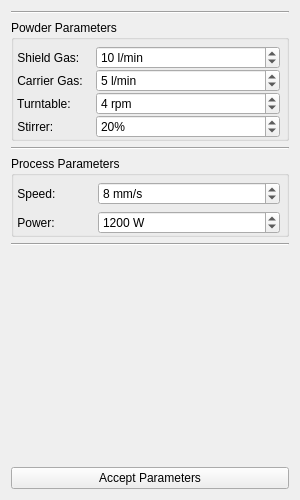
<?xml version="1.0" encoding="UTF-8"?>
<ui version="4.0">
 <class>Form</class>
 <widget class="QWidget" name="Form">
  <property name="geometry">
   <rect>
    <x>0</x>
    <y>0</y>
    <width>300</width>
    <height>500</height>
   </rect>
  </property>
  <property name="minimumSize">
   <size>
    <width>300</width>
    <height>500</height>
   </size>
  </property>
  <property name="windowTitle">
   <string>Form</string>
  </property>
  <layout class="QGridLayout" name="gridLayout">
   <item row="2" column="0" colspan="2">
    <widget class="Line" name="line_2">
     <property name="orientation">
      <enum>Qt::Horizontal</enum>
     </property>
    </widget>
   </item>
   <item row="4" column="0" colspan="2">
    <widget class="Line" name="line">
     <property name="orientation">
      <enum>Qt::Horizontal</enum>
     </property>
    </widget>
   </item>
   <item row="6" column="0" colspan="2">
    <widget class="Line" name="line_3">
     <property name="orientation">
      <enum>Qt::Horizontal</enum>
     </property>
    </widget>
   </item>
   <item row="3" column="0" colspan="2">
    <widget class="QGroupBox" name="grpPowder">
     <property name="title">
      <string>Powder Parameters</string>
     </property>
     <layout class="QVBoxLayout" name="verticalLayout">
      <property name="spacing">
       <number>0</number>
      </property>
      <property name="leftMargin">
       <number>0</number>
      </property>
      <property name="topMargin">
       <number>6</number>
      </property>
      <property name="rightMargin">
       <number>6</number>
      </property>
      <property name="bottomMargin">
       <number>0</number>
      </property>
      <item>
       <layout class="QFormLayout" name="formPowder">
        <item row="0" column="1">
         <widget class="QDoubleSpinBox" name="sbShield">
          <property name="minimumSize">
           <size>
            <width>0</width>
            <height>20</height>
           </size>
          </property>
          <property name="font">
           <font>
            <weight>50</weight>
            <bold>false</bold>
           </font>
          </property>
          <property name="suffix">
           <string> l/min</string>
          </property>
          <property name="decimals">
           <number>0</number>
          </property>
          <property name="maximum">
           <double>20.000000000000000</double>
          </property>
          <property name="value">
           <double>10.000000000000000</double>
          </property>
         </widget>
        </item>
        <item row="0" column="0">
         <widget class="QLabel" name="lblShield">
          <property name="text">
           <string> Shield Gas: </string>
          </property>
         </widget>
        </item>
        <item row="1" column="1">
         <widget class="QDoubleSpinBox" name="sbCarrier">
          <property name="minimumSize">
           <size>
            <width>0</width>
            <height>20</height>
           </size>
          </property>
          <property name="font">
           <font>
            <weight>50</weight>
            <bold>false</bold>
           </font>
          </property>
          <property name="suffix">
           <string> l/min</string>
          </property>
          <property name="decimals">
           <number>0</number>
          </property>
          <property name="maximum">
           <double>15.000000000000000</double>
          </property>
          <property name="value">
           <double>5.000000000000000</double>
          </property>
         </widget>
        </item>
        <item row="1" column="0">
         <widget class="QLabel" name="lblCarrier">
          <property name="font">
           <font>
            <weight>50</weight>
            <bold>false</bold>
           </font>
          </property>
          <property name="text">
           <string> Carrier Gas:    </string>
          </property>
         </widget>
        </item>
        <item row="2" column="0">
         <widget class="QLabel" name="lblTurntable">
          <property name="font">
           <font>
            <weight>50</weight>
            <bold>false</bold>
           </font>
          </property>
          <property name="text">
           <string> Turntable:   </string>
          </property>
         </widget>
        </item>
        <item row="2" column="1">
         <widget class="QDoubleSpinBox" name="sbTurntable">
          <property name="minimumSize">
           <size>
            <width>0</width>
            <height>20</height>
           </size>
          </property>
          <property name="font">
           <font>
            <weight>50</weight>
            <bold>false</bold>
           </font>
          </property>
          <property name="suffix">
           <string> rpm</string>
          </property>
          <property name="decimals">
           <number>0</number>
          </property>
          <property name="maximum">
           <double>10.000000000000000</double>
          </property>
          <property name="value">
           <double>4.000000000000000</double>
          </property>
         </widget>
        </item>
        <item row="3" column="1">
         <widget class="QDoubleSpinBox" name="sbStirrer">
          <property name="minimumSize">
           <size>
            <width>0</width>
            <height>20</height>
           </size>
          </property>
          <property name="font">
           <font>
            <weight>50</weight>
            <bold>false</bold>
           </font>
          </property>
          <property name="suffix">
           <string>%</string>
          </property>
          <property name="decimals">
           <number>0</number>
          </property>
          <property name="maximum">
           <double>50.000000000000000</double>
          </property>
          <property name="value">
           <double>20.000000000000000</double>
          </property>
         </widget>
        </item>
        <item row="3" column="0">
         <widget class="QLabel" name="lblStirrer">
          <property name="font">
           <font>
            <weight>50</weight>
            <bold>false</bold>
           </font>
          </property>
          <property name="text">
           <string> Stirrer:   </string>
          </property>
         </widget>
        </item>
       </layout>
      </item>
     </layout>
     <zorder></zorder>
    </widget>
   </item>
   <item row="5" column="0" colspan="2">
    <widget class="QGroupBox" name="grpProcess">
     <property name="title">
      <string>Process Parameters</string>
     </property>
     <layout class="QVBoxLayout" name="verticalLayout_2">
      <property name="leftMargin">
       <number>0</number>
      </property>
      <property name="topMargin">
       <number>6</number>
      </property>
      <property name="rightMargin">
       <number>6</number>
      </property>
      <property name="bottomMargin">
       <number>0</number>
      </property>
      <item>
       <layout class="QFormLayout" name="formProcess">
        <item row="0" column="1">
         <widget class="QDoubleSpinBox" name="sbSpeed">
          <property name="font">
           <font>
            <weight>50</weight>
            <bold>false</bold>
           </font>
          </property>
          <property name="suffix">
           <string> mm/s</string>
          </property>
          <property name="decimals">
           <number>0</number>
          </property>
          <property name="maximum">
           <double>100.000000000000000</double>
          </property>
          <property name="value">
           <double>8.000000000000000</double>
          </property>
         </widget>
        </item>
        <item row="0" column="0">
         <widget class="QLabel" name="lblSpeed">
          <property name="font">
           <font>
            <weight>50</weight>
            <bold>false</bold>
           </font>
          </property>
          <property name="text">
           <string> Speed:           </string>
          </property>
         </widget>
        </item>
        <item row="1" column="1">
         <widget class="QDoubleSpinBox" name="sbPower">
          <property name="font">
           <font>
            <weight>50</weight>
            <bold>false</bold>
           </font>
          </property>
          <property name="suffix">
           <string> W</string>
          </property>
          <property name="decimals">
           <number>0</number>
          </property>
          <property name="maximum">
           <double>3500.000000000000000</double>
          </property>
          <property name="singleStep">
           <double>10.000000000000000</double>
          </property>
          <property name="value">
           <double>1200.000000000000000</double>
          </property>
         </widget>
        </item>
        <item row="1" column="0">
         <widget class="QLabel" name="lblPower">
          <property name="font">
           <font>
            <weight>50</weight>
            <bold>false</bold>
           </font>
          </property>
          <property name="text">
           <string> Power:</string>
          </property>
         </widget>
        </item>
       </layout>
      </item>
     </layout>
    </widget>
   </item>
   <item row="8" column="0" colspan="2">
    <widget class="QPushButton" name="btnAccept">
     <property name="text">
      <string>Accept Parameters</string>
     </property>
    </widget>
   </item>
   <item row="7" column="0" colspan="2">
    <spacer name="verticalSpacer">
     <property name="orientation">
      <enum>Qt::Vertical</enum>
     </property>
     <property name="sizeHint" stdset="0">
      <size>
       <width>20</width>
       <height>40</height>
      </size>
     </property>
    </spacer>
   </item>
  </layout>
 </widget>
 <resources/>
 <connections/>
</ui>
